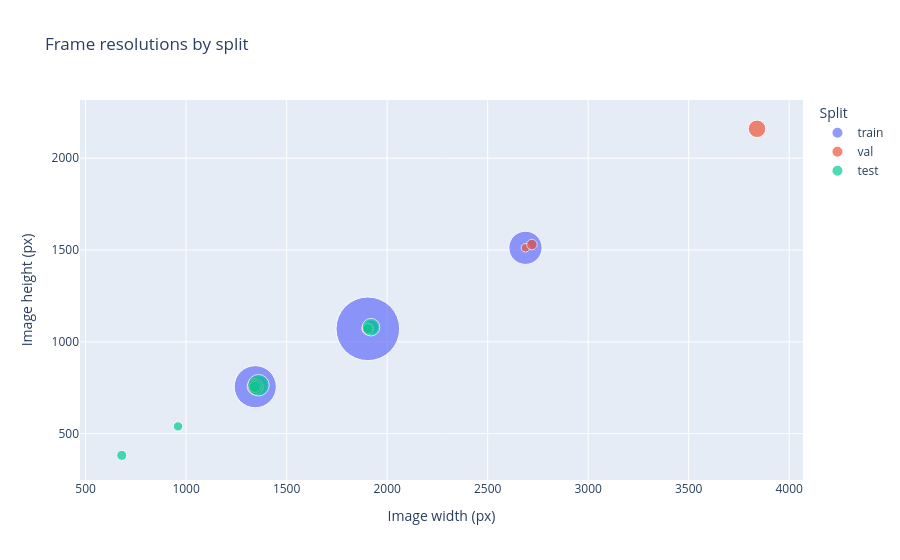

The code cell stored with this chart in its notebook:
### Markdown cell above
## 6. Resolution and split differences

We compare image dimensions for all three splits, then compare label-dependent statistics
only for train and validation. Test resolution and appearance can be inspected without
inventing test labels or selecting model settings from test results.

### Code cell
resolution_counts = frames.group_by("split", "image_width", "image_height").len(name="count")

px.scatter(
    resolution_counts,
    x="image_width",
    y="image_height",
    color="split",
    size="count",
    size_max=45,
    labels={
        "image_width": "Image width (px)",
        "image_height": "Image height (px)",
        "count": "Frames",
        "split": "Split",
    },
    title="Frame resolutions by split",
)

### Figure 1 — Plotly figure (JSON) as saved in the notebook; plotly's stock layout.template omitted (floating-point values rounded to 4 significant figures)
{"data": [{"hovertemplate": "Split=train<br>Image width (px)=%{x}<br>Image height (px)=%{y}<br>Frames=%{marker.size}<extra></extra>", "legendgroup": "train", "marker": {"color": "#636efa", "size": [12895, 473, 962, 5645, 3505, 721], "sizemode": "area", "sizeref": 6.368, "symbol": "circle"}, "mode": "markers", "name": "train", "orientation": "v", "showlegend": true, "type": "scatter", "x": [1904, 2720, 1360, 1344, 2688, 1920], "xaxis": "x", "y": [1071, 1530, 765, 756, 1512, 1080], "yaxis": "y"}, {"hovertemplate": "Split=val<br>Image width (px)=%{x}<br>Image height (px)=%{y}<br>Frames=%{marker.size}<extra></extra>", "legendgroup": "val", "marker": {"color": "#EF553B", "size": [233, 459, 827, 978, 349], "sizemode": "area", "sizeref": 6.368, "symbol": "circle"}, "mode": "markers", "name": "val", "orientation": "v", "showlegend": true, "type": "scatter", "x": [2688, 1904, 1344, 3840, 2720], "xaxis": "x", "y": [1512, 1071, 756, 2160, 1530], "yaxis": "y"}, {"hovertemplate": "Split=test<br>Image width (px)=%{x}<br>Image height (px)=%{y}<br>Frames=%{marker.size}<extra></extra>", "legendgroup": "test", "marker": {"color": "#00cc96", "size": [321, 305, 991, 279, 441, 1474], "sizemode": "area", "sizeref": 6.368, "symbol": "circle"}, "mode": "markers", "name": "test", "orientation": "v", "showlegend": true, "type": "scatter", "x": [680, 1904, 1920, 960, 1344, 1360], "xaxis": "x", "y": [382, 1072, 1080, 540, 756, 764], "yaxis": "y"}], "layout": {"legend": {"itemsizing": "constant", "title": {"text": "Split"}, "tracegroupgap": 0}, "title": {"text": "Frame resolutions by split"}, "xaxis": {"anchor": "y", "domain": [0, 1], "title": {"text": "Image width (px)"}}, "yaxis": {"anchor": "x", "domain": [0, 1], "title": {"text": "Image height (px)"}}}}
